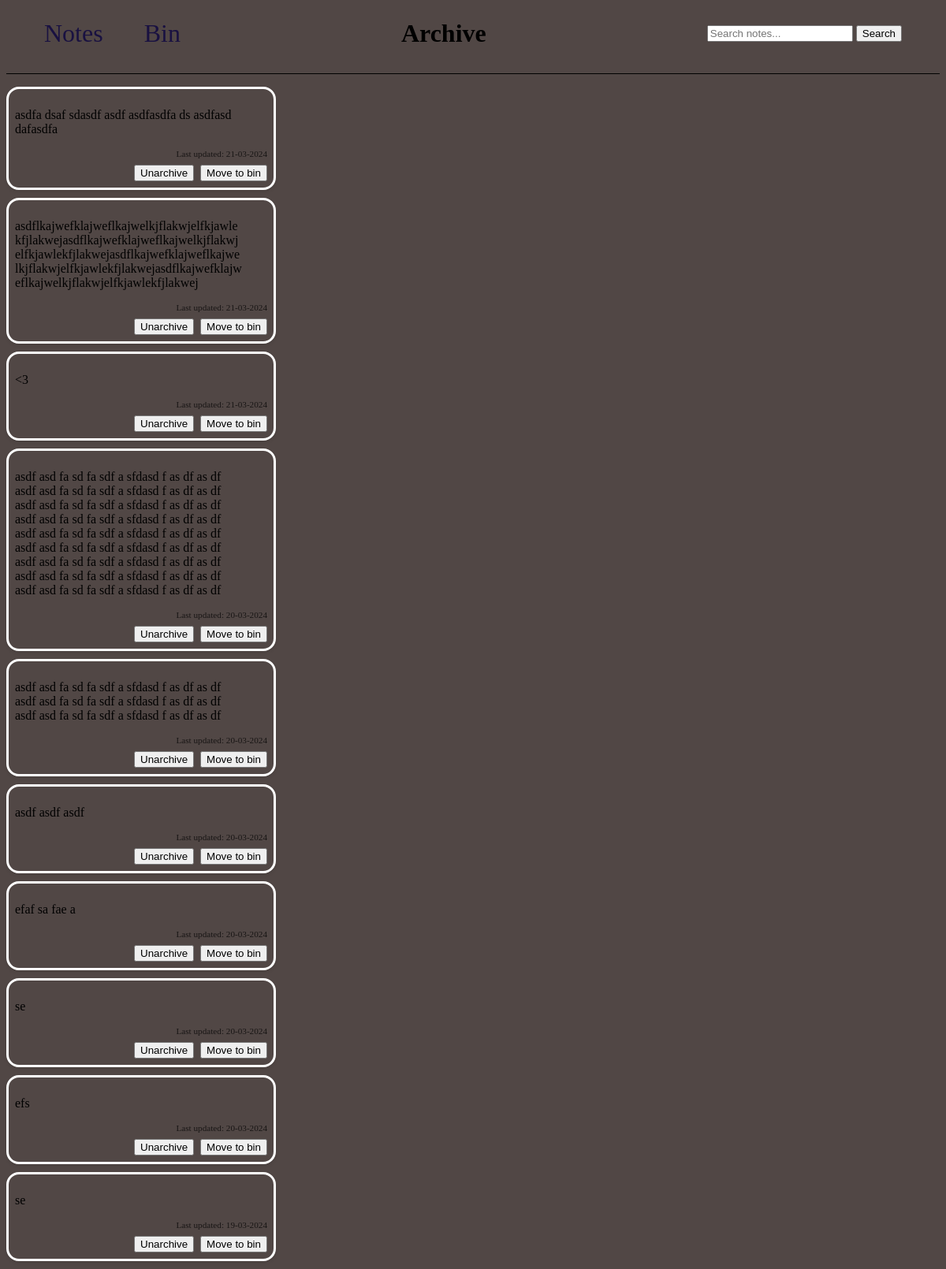
Page /archive on the earlier database version.
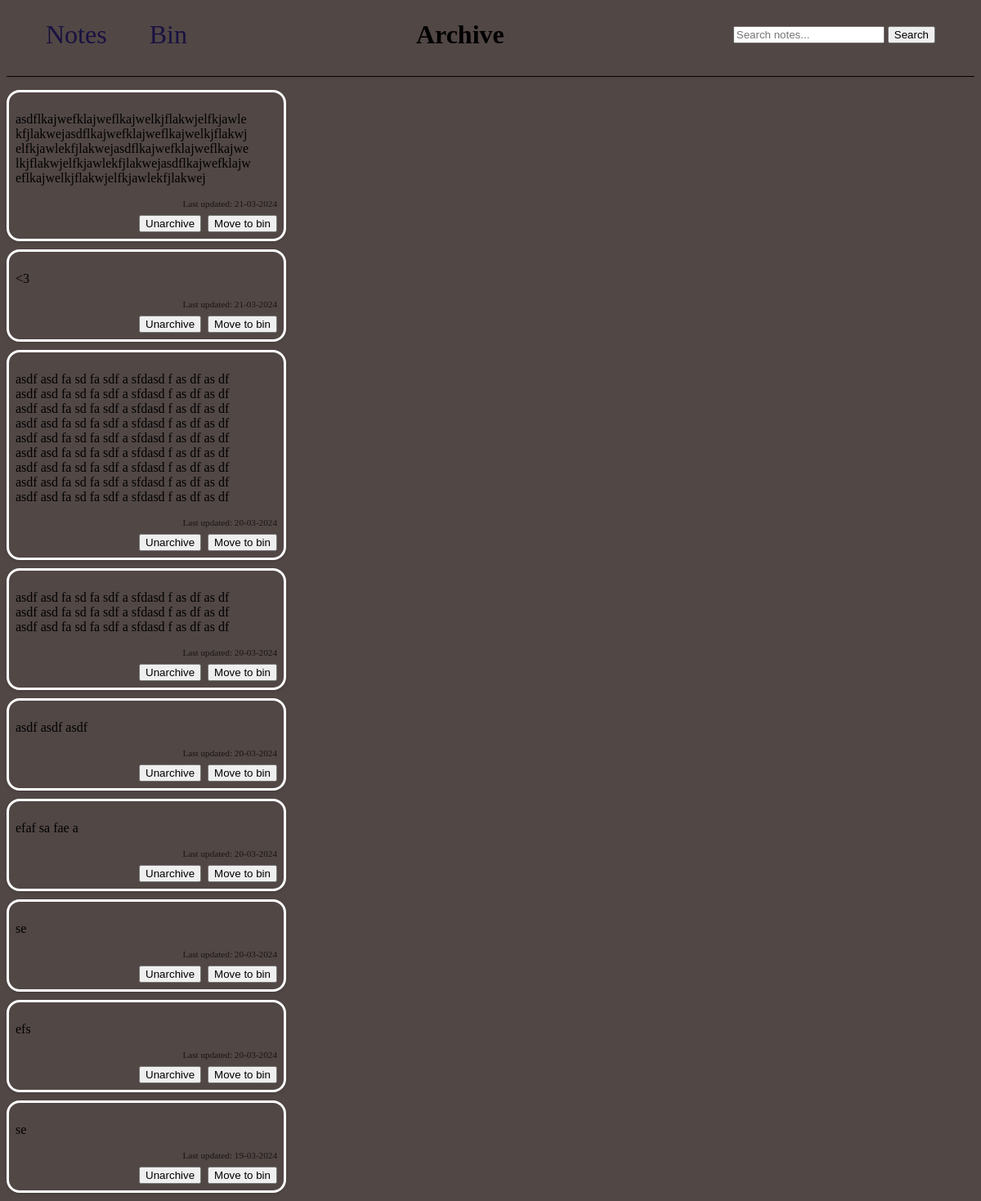
Same page on the later database version.
### app.py (models this page shows)
class Note(db.Model): #db.model is a class that you inherit from for all models for flask sqlachemy
    id = db.Column(db.Integer, primary_key=True) #first column using id(int) as a key
    content = db.Column(db.String(200), nullable=False) #second column sets max input as 200chars and cant be empty
    archived = db.Column(db.Boolean, default=False, nullable=False)
    binned = db.Column(db.Boolean, default=False, nullable=False)
    date = db.Column(db.DateTime, default =datetime.utcnow)
    pinned = db.Column(db.Boolean,default = False)

### app.py (the view)
@app.route('/archive',methods=['GET'])
def archive():
    query = request.args.get('query', '')
    archived_notes = Note.query.filter_by(archived=True, binned = False).order_by(Note.pinned.desc(), Note.date.desc()).all()
    search_results_archive = []
    if query:
        search_results_archive = Note.query.filter(Note.content.ilike(f'%{query}%'), Note.archived==True, Note.binned==False).order_by(Note.pinned.desc(),Note.date.desc()).all()
    if archived_notes:
        return render_template('archive.html', notes=archived_notes, search_results = search_results_archive, query = query)
    else:
        return redirect(url_for('index'))

### templates/archive.html (shortened to what this page needs)
<!DOCTYPE html>
<html lang="en">
<head>
    {% from "other_macros.html" import head_elements %}
    {{ head_elements() }}
</head>
<body>
    {% from "button_macros.html" import cancel_search %}
    {% from "meta_macros.html" import render_notes, links_bar,search %}
    <div class="header_bar">
        {{ links_bar('archive') }}
        <h1 class = "title">Archive</h1>
        {{ search('archive', query)}}
    </div>
    <main class = "main_app">
        <div class = "notes_list">
            {% if query %}
                {% if search_results %}
                    <h2 class = "search_results">Search Results for: "{{ query }}" in archive</h2>
                    {{ render_notes(search_results, 'archive') }}
                {% else %}
                    <p class = "no_results">No results found for "{{ query }}" :&#40;</p>
                {% endif %}
            {% else %}
                {{ render_notes(notes, 'archive') }}
            {% endif %}
        </div>
    </main>
</body>
</html>

### templates/button_macros.html (shortened to what this page needs)
{% macro toggle_bin_button(note) %}
    <form action="{{ url_for('toggle_bin', note_id=note.id) }}" method="POST" >
        <button type="submit">{{ 'Remove from bin' if note.binned else 'Move to bin' }}</button>
    </form>
{% endmacro %}
{% macro toggle_archived_button(note) %}
    <form action="{{ url_for('toggle_archived', note_id=note.id) }}" method="POST" >
        <button type="submit">{{ 'Unarchive' if note.archived else 'Archive' }}</button>
    </form>
{% endmacro %}
{% macro display_date(note) %}
    <div>Last updated: {{ note.date.strftime('%d-%m-%Y') }}</div>
{% endmacro %}

### templates/meta_macros.html (shortened to what this page needs)
{% from "button_macros.html" import toggle_archived_button,toggle_bin_button,toggle_pin_button %}
{% from "button_macros.html" import display_datetime,display_date,edit_button,delete_button,cancel_search,search_button %}
{% from "other_macros.html" import archive_link, bin_link, index_link,search_box %}
{% macro render_notes(notes, type) %}
<div class="notes-grid masonry-container-{{ type }}">
  {% for note in notes %}
  <div class="note-container masonry-item">
    <div class="note-content">
      <p>{{ note.content }}</p>
    </div>
    <div class="note-extras">
      <div class="note-date">
        {% if type == 'main' %}
        {{ display_datetime(note) }}
        {% else %}
        {{ display_date(note) }}
        {% endif %}
      </div>
      <div class="note-buttons">
        {% if type != 'bin' %}
        {{ toggle_archived_button(note) }}
        {% endif %}
        {{ toggle_bin_button(note) }}
      </div>
    </div>
  </div>
  {% endfor %}
</div>
{% endmacro %}
{% macro links_bar(page) %}
    <header class = "header">
        {% if page != 'main' %}
            {{ index_link() }}
        {% endif %}
        {% if page != 'bin' %}
            {{ bin_link() }}
        {% endif %}
    </header>
{% endmacro %}
{% macro search(url, query) %}
    <div class = "search_box">
        {{ search_box(url, query)}}
    </div>
{% endmacro %}

Differences in the rows shown:
no longer on this page (row edited): Note: content "asdfa dsaf sdasdf asdf asdfasdfa ds asdfasd dafasdfa", date "21-03-2024", archived "Unarchive", binned "Move to bin"
